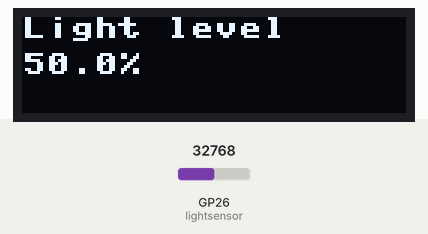
A program run on a simulated Raspberry Pi Pico running MicroPython. Shown: 128×32 one-colour display. The inputs (shaded band) are chosen by the test bench; at power-on: GP26 (lightsensor) = 32768 (analog values on the 0–65535 scale). Library files of the repository ran but are not shown: ssd1306.py.

Above: at 2.6 s.
2.7 s: GP26 (lightsensor) set to 45874
At 4.1 s:
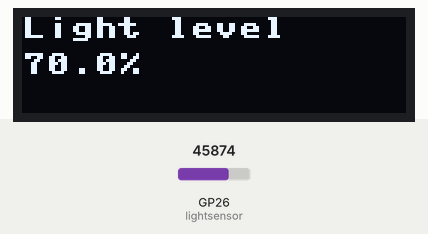
4.5 s: GP26 (lightsensor) set to 57670
At 5.4 s:
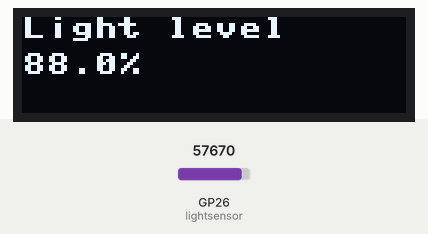
6.5 s: GP26 (lightsensor) set to 65535
At 7.9 s:
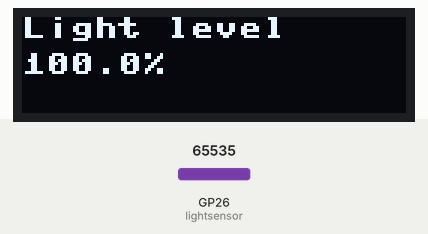
Timing chart, 0 to 9.5 s (numbered marks = the images above; inputs shaded):
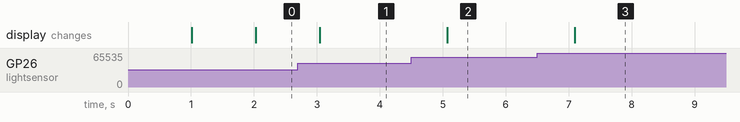

The program:

Day_11e.py
```python
'''
Display reading from light sensor
'''

# Imports
from machine import Pin, I2C, ADC
from ssd1306 import SSD1306_I2C
import time

# Set up the button
button = Pin(8, Pin.IN, Pin.PULL_DOWN)

# Set up I2C and the pins we're using for it
i2c=I2C(0,sda=Pin(0), scl=Pin(1), freq=400000)

# Set up sensor GPIO as ADC Pin
lightsensor = ADC(Pin(26))

# Short delay to stop I2C falling over
time.sleep(1)

# Define the display and size (128x32)
display = SSD1306_I2C(128, 32, i2c)

while True: # Loop forever

    time.sleep(1)

    light = lightsensor.read_u16() # read in sensor value

    light_perc = round(light/65535*100, 1)


    display.fill(0) # Clear the display
    display.text("Light level", 0, 0) # Line 1
    display.text(str(light_perc) + "%",0,12) # Line 3

    display.show() # Update the display
```

Measured:
- after the input at 2.7 s, the display: changes after 0.34 s (image 1)
- after the input at 4.5 s, the display: changes after 0.57 s (image 2)
- after the input at 6.5 s, the display: changes after 0.59 s (image 3)
